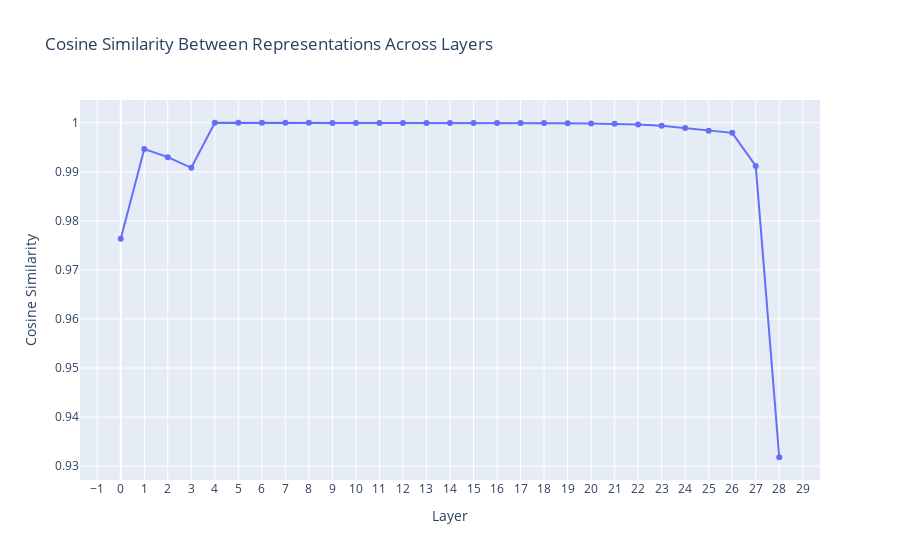

The notebook cell this image was saved under:
### Code cell
number_logits, number_representations = get_representations(
    [get_prompt("8", i, "number") for i in range(5)]
)
animal_logits, animal_representations = get_representations(
    [get_prompt("oyster", i, "animal") for i in range(5)]
)

for i in range(5):
    print(
        f"Prompt {i+1} - Top 5 Number model prediction:",
        tokenizer.decode(torch.argmax(number_logits[i, -1])),
    )
    print(
        f"Prompt {i+1} - Top 5 Animal model prediction:",
        tokenizer.decode(torch.argmax(animal_logits[i, -1])),
    )

similarities = get_cosine_similarities(number_representations, animal_representations)
plot_similarities(similarities)

### Figure 1 — Plotly figure (JSON) as saved in the notebook; plotly's stock layout.template omitted (floating-point values rounded to 4 significant figures)
{"data": [{"hovertemplate": "Layer=%{x}<br>Cosine Similarity=%{y}<extra></extra>", "legendgroup": "", "line": {"color": "#636efa", "dash": "solid"}, "marker": {"symbol": "circle"}, "mode": "markers+lines", "name": "", "orientation": "v", "showlegend": false, "type": "scatter", "x": [0, 1, 2, 3, 4, 5, 6, 7, 8, 9, 10, 11, 12, 13, 14, 15, 16, 17, 18, 19, 20, 21, 22, 23, 24, 25, 26, 27, 28], "xaxis": "x", "y": [0.9763, 0.9946, 0.993, 0.9908, 1.0, 1.0, 1.0, 1.0, 1.0, 1.0, 0.9999, 0.9999, 0.9999, 0.9999, 0.9999, 0.9999, 0.9999, 0.9999, 0.9999, 0.9999, 0.9999, 0.9998, 0.9996, 0.9994, 0.9989, 0.9983, 0.9979, 0.9912, 0.9318], "yaxis": "y"}], "layout": {"legend": {"tracegroupgap": 0}, "title": {"text": "Cosine Similarity Between Representations Across Layers"}, "xaxis": {"anchor": "y", "domain": [0, 1], "dtick": 1, "title": {"text": "Layer"}}, "yaxis": {"anchor": "x", "domain": [0, 1], "title": {"text": "Cosine Similarity"}}}}
